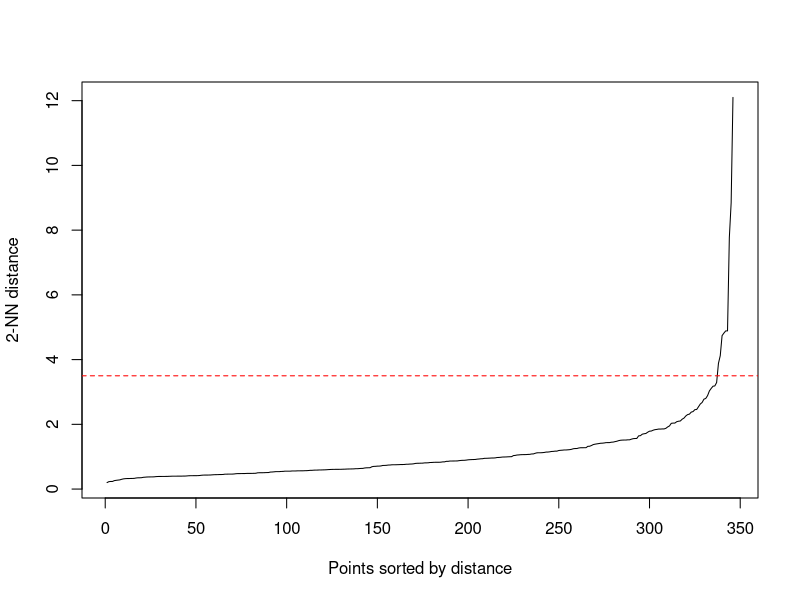
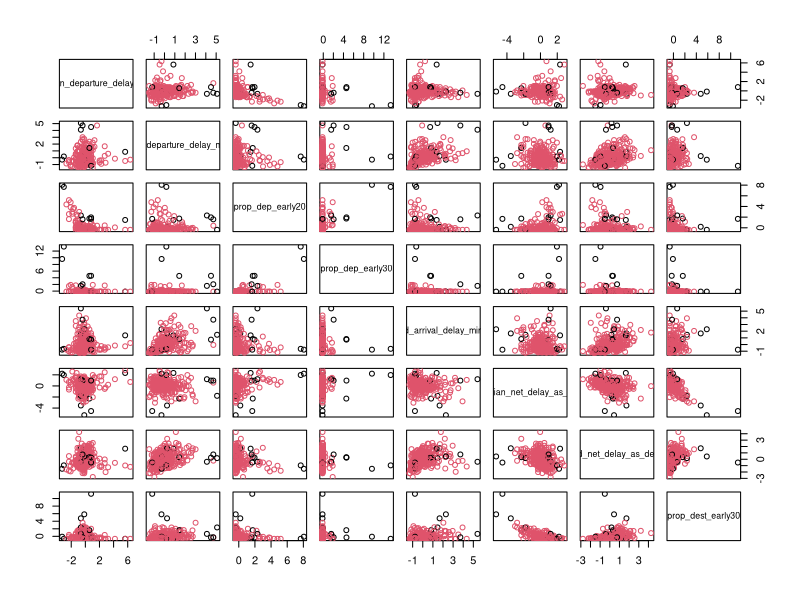
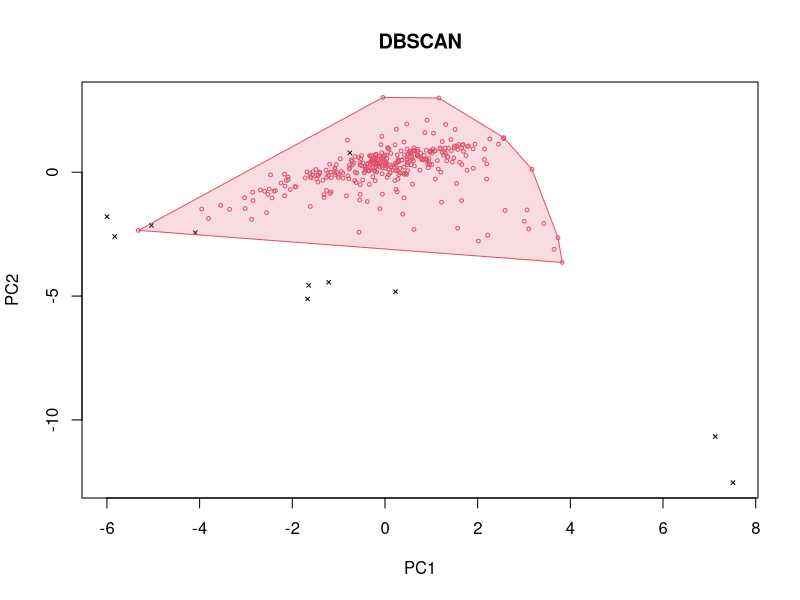
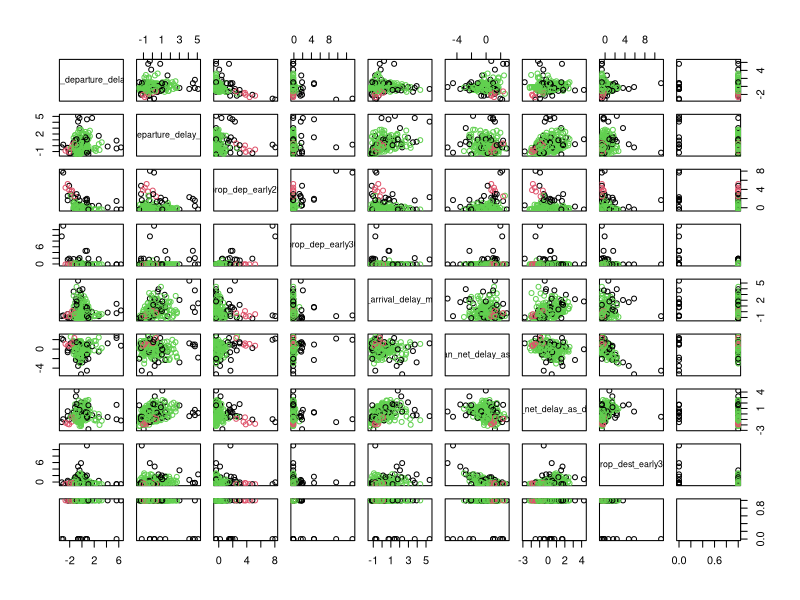
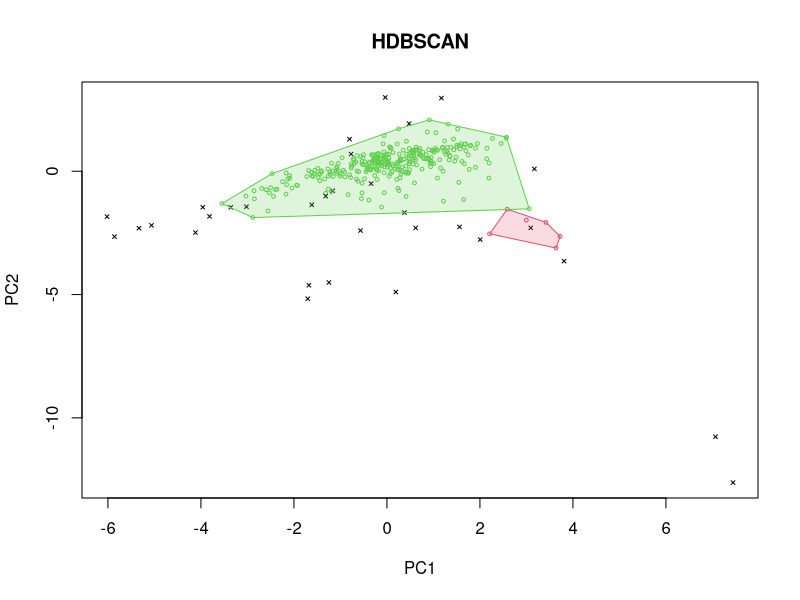
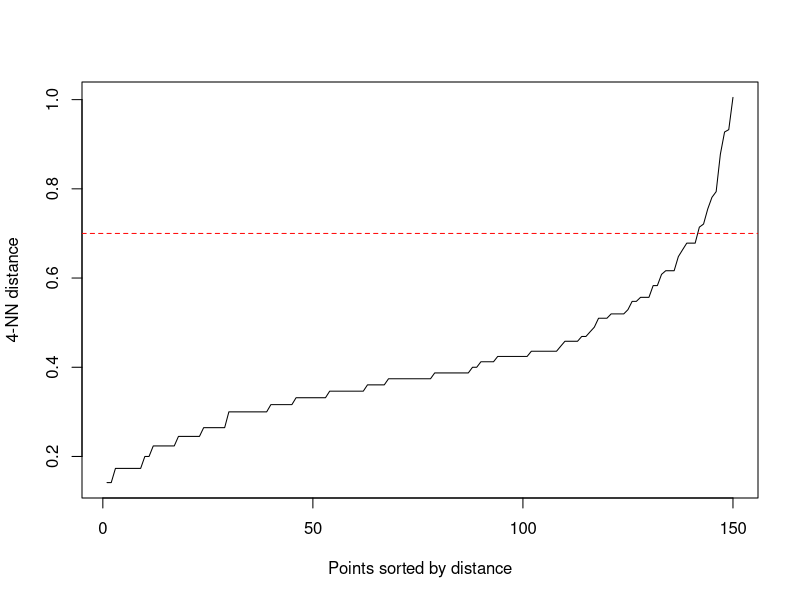
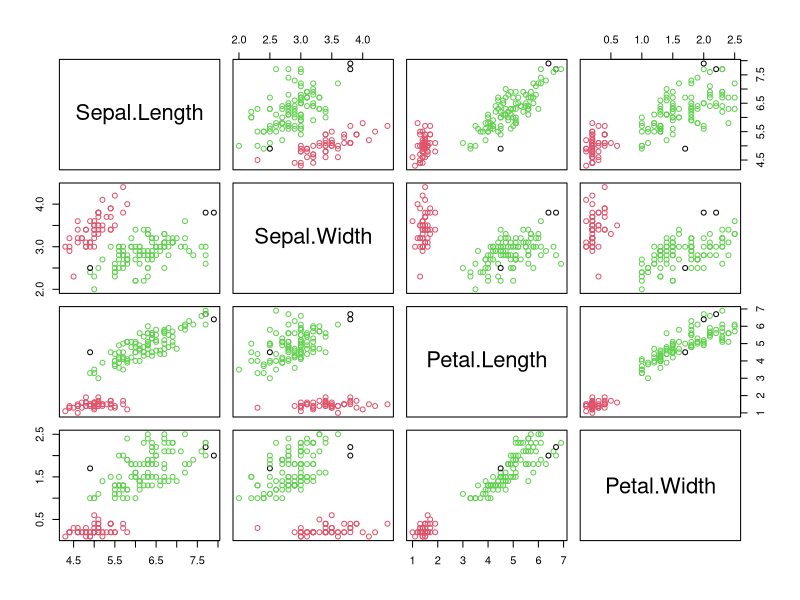
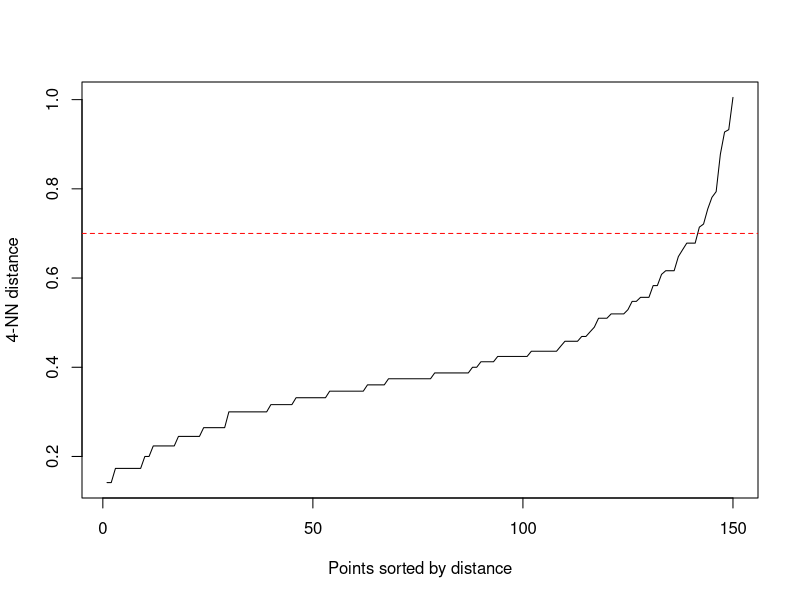

The R source for these figures, in order:
setwd("C:/Users/jaybh/Documents/R Files/Data")
library(dbscan)
library(tidyverse)

scaled_Airports <- read.csv("scaled_airports.csv")
Scaled_Airports <- as.matrix(scaled_Airports[, c(5,6,7,8,9,10,11,13)])
kNNdistplot(Scaled_Airports, minPts = 3)
abline(h=3.5, col = "red",lty = 2)

db <- dbscan(Scaled_Airports, eps =3, minPts = 3)
db
pairs(Scaled_Airports, col = db$cluster + 1L)
hullplot(Scaled_Airports, db, main = "DBSCAN")

Scaled_Airports <- cbind(Scaled_Airports, db$cluster)

combs = map(
  .x = seq_len(length.out = 8),
  .f = \(elts) combn(x = seq_len(length.out = 8), m = elts) |>
    as_tibble() # list-like structure for input into purrr::map()
)

db = map(
  .x = combs,
  .f = \(frame) map(
    .x = frame,
    .f = function(col) {
      airports = Scaled_Airports[, col] |>
        as.matrix()
      m = length(col) # number of variables
      dbscan(
        x = as.matrix(Scaled_Airports[, col]),
        eps = 3,
        minPts = floor(m) + 2
      )
    }
  )
)
db


hdb <- hdbscan(Scaled_Airports, minPts = 3)
hdb
pairs(Scaled_Airports, col = hdb$cluster + 1L)
hullplot(Scaled_Airports, hdb, main = "HDBSCAN")

## Test DBSCAN ##
data("iris")
iris <- as.matrix(iris[, 1:4])
kNNdistplot(iris, minPts = 5)
abline(h=.7, col = "red", lty = 2)
res <- dbscan(iris, eps = .7, minPts = 5)
res
pairs(iris, col = res$cluster + 1L)
## Test DBSCAN ##

## Test HDBSCAN ##
data("iris")
iris <- as.matrix(iris[, 1:4])
kNNdistplot(iris, minPts = 5)
abline(h=.7, col = "red", lty = 2)
hres <- hdbscan(iris, minPts = 5)
hres
pairs(iris, col = hres$cluster + 1L)
## Test HDBSCAN ##
